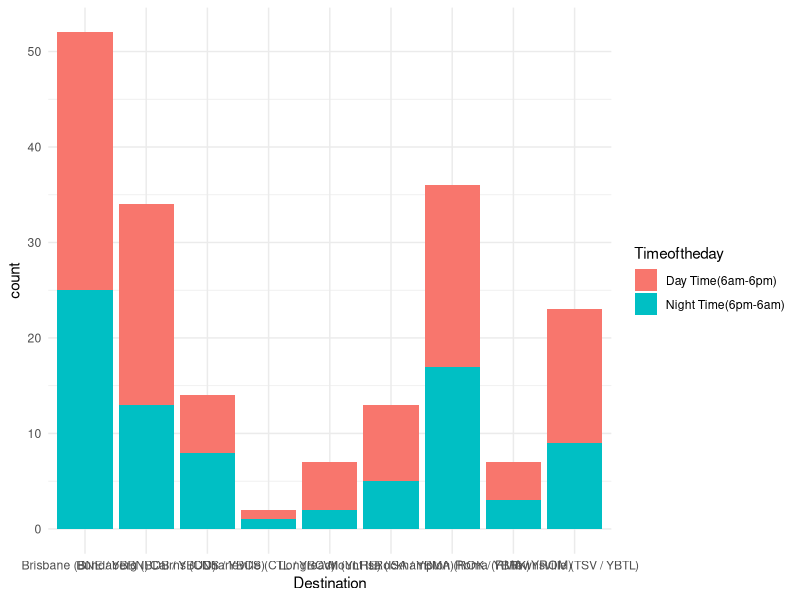

Recreate this plot in R.
library(tidyverse)
library(readr)
library(lubridate)
library(ggplot2)

# Load raw data

flight_summary <- read_csv("data/RFDS_flightdata_July2022.csv")
bases <- read_csv("data/RFDS_bases.csv")

# Looking at dataset

glimpse(flight_summary)
glimpse(bases)

# Splitting origin and joining it with base dataset

df <- strsplit(flight_summary$Origin, " ")
a <- lapply(df, function(x) x[1])
flight_split <- mutate(flight_summary, location = a)
location_summary <- merge(x = bases, y = flight_split, by.x = c("Location"), by.y = c("location"))

write_csv(location_summary, "data/finaldataset.csv")

# Filter to QLD bases

d3 <- location_summary %>% filter(Destination %in% c(
  "Brisbane (BNE / YBBN)", "Bundaberg (BDB / YBUD)", "Cairns (CNS / YBCS)", 
  "Charleville (CTL / YBCV)", "Longreach (YLRE)", "Mount Isa (ISA / YBMA)",
  "Rockhampton (ROK / YBRK)", "Roma (RMA / YROM)", "Townsville (TSV / YBTL)"
))

# Creating day and night labels

new <- d3 %>%
  group_by(Destination, AircraftId, ArrivalAEST) %>%
  count()

new$Timeoftheday <- ifelse(new$ArrivalAEST >= hms("06:00:00") & new$ArrivalAEST < hms("18:00:00"), "Day", "Night")

#Bar Chart

VIZ1 <- ggplot(new, aes(x = Destination, fill = Timeoftheday)) +
  geom_bar() +
  scale_fill_discrete(labels = c("Day Time(6am-6pm)", "Night Time(6pm-6am)")) +
  theme_minimal()

